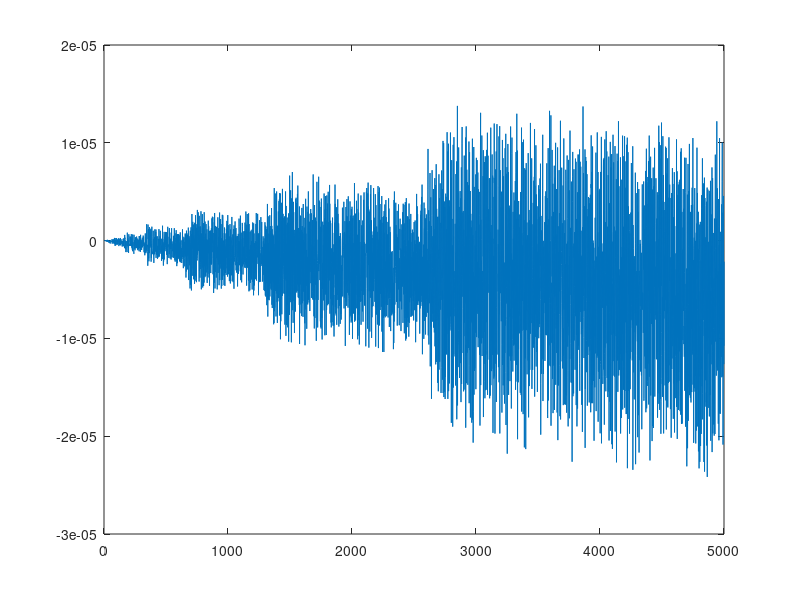

MATLAB code for this plot:
NUM_OF_POINTS = 5000;
Fb = 1e6;                   %base frequency 1MHz
A = 5;                      %amplitude
t = 0:1:(NUM_OF_POINTS-1);  %time vector

% Generate random frequency row vector and then order
Fr = randi(1e3, 1, NUM_OF_POINTS);
Fr = sort(Fr);

F = Fb + Fr;
T = 2*pi*t;
X = F.*T;

y = A * sin(X);
csvwrite('timeData.csv', t);
csvwrite('sinData.csv', y);
plot(y, '-');